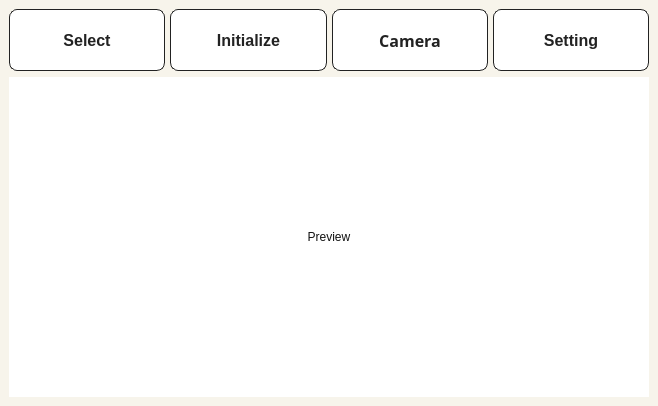
<?xml version="1.0" encoding="UTF-8"?>
<ui version="4.0">
 <class>MainWindow</class>
 <widget class="QMainWindow" name="MainWindow">
  <property name="enabled">
   <bool>true</bool>
  </property>
  <property name="geometry">
   <rect>
    <x>0</x>
    <y>0</y>
    <width>658</width>
    <height>406</height>
   </rect>
  </property>
  <property name="windowTitle">
   <string>GestureController</string>
  </property>
  <property name="styleSheet">
   <string notr="true">/*
Ubuntu Style Sheet for QT Applications
Author: Jaime A. Quiroga P.
Company: GTRONICK
Last updated: 01/10/2021 (dd/mm/yyyy), 15:18.
Available at: https://github.com/GTRONICK/QSS/blob/master/Ubuntu.qss
*/

* {
    font-family: 微軟正黑體, Arial; /* 设置字体族名称 */
}
QMainWindow {
	background-color:#f7f4eb;
	border-radius: 10px;
}
QCheckBox {
	padding:2px;
}
QCheckBox:hover {
	border:1px solid rgb(255,150,60);
	border-radius:4px;
	padding: 1px;
	background-color:qlineargradient(spread:pad, x1:0.5, y1:1, x2:0.5, y2:0, stop:0 rgba(190, 90, 50, 50), stop:1 rgba(250, 130, 40, 50));
}
QCheckBox::indicator:checked {
	border:1px solid rgb(246, 134, 86);
	border-radius:4px;
  	background-color:rgb(246, 134, 86)
}
QCheckBox::indicator:unchecked {
	border-width:1px solid rgb(246, 134, 86);
	border-radius:4px;
  	background-color:rgb(255,255,255);
}
QColorDialog {
	background-color:#f0f0f0;
}
QComboBox {
	color:rgb(81,72,65);
	background: #ffffff;
}
QComboBox:editable {
	selection-color:rgb(81,72,65);
	selection-background-color: #ffffff;
}
QComboBox QAbstractItemView {
	selection-color: #ffffff;
	selection-background-color: rgb(246, 134, 86);
}
QComboBox:!editable:on, QComboBox::drop-down:editable:on {
	color:  #1e1d23;	
}
QDateTimeEdit, QDateEdit, QDoubleSpinBox, QFontComboBox {
	color:rgb(81,72,65);
	background-color: #ffffff;
}

QDialog {
	background-color:#f0f0f0;
}

QLabel,QLineEdit {
	color:rgb(17,17,17);
}
QLineEdit {
	background-color:rgb(255,255,255);
	selection-background-color:rgb(236,116,64);
}
QMenuBar {
	color:rgb(223,219,210);
	background-color:rgb(65,64,59);
}
QMenuBar::item {
	padding-top:4px;
	padding-left:4px;
	padding-right:4px;
	color:rgb(223,219,210);
	background-color:rgb(65,64,59);
}
QMenuBar::item:selected {
	color:rgb(255,255,255);
	padding-top:2px;
	padding-left:2px;
	padding-right:2px;
	border-top-width:2px;
	border-left-width:2px;
	border-right-width:2px;
	border-top-right-radius:4px;
	border-top-left-radius:4px;
	border-style:solid;
	background-color:rgb(65,64,59);
	border-top-color: rgb(47,47,44);
	border-right-color: qlineargradient(spread:pad, x1:0, y1:1, x2:1, y2:0, stop:0 rgba(90, 87, 78, 255), stop:1 rgba(47,47,44, 255));
	border-left-color:  qlineargradient(spread:pad, x1:1, y1:0, x2:0, y2:0, stop:0 rgba(90, 87, 78, 255), stop:1 rgba(47,47,44, 255));
}
QMenu {
	color:rgb(223,219,210);
	background-color:rgb(65,64,59);
}
QMenu::item {
	color:rgb(223,219,210);
	padding:4px 10px 4px 20px;
}
QMenu::item:selected {
	color:rgb(255,255,255);
	background-color: qlineargradient(spread:pad, x1:0.5, y1:1, x2:0.5, y2:0, stop:0 rgba(225, 108, 54, 255), stop:1 rgba(246, 134, 86, 255));
	border-style:solid;
	border-width:3px;
	padding:4px 7px 4px 17px;
	border-bottom-color:qlineargradient(spread:pad, x1:0.5, y1:1, x2:0.5, y2:0, stop:0 rgba(175,85,48,255), stop:1 rgba(236,114,67, 255));
	border-top-color:qlineargradient(spread:pad, x1:0.5, y1:1, x2:0.5, y2:0, stop:0 rgba(253,156,113,255), stop:1 rgba(205,90,46, 255));
	border-right-color:qlineargradient(spread:pad, x1:0, y1:0.5, x2:1, y2:0.5, stop:0 rgba(253,156,113,255), stop:1 rgba(205,90,46, 255));
	border-left-color:qlineargradient(spread:pad, x1:1, y1:0.5, x2:0, y2:0.5, stop:0 rgba(253,156,113,255), stop:1 rgba(205,90,46, 255));
}
QPlainTextEdit {
	border: 1px solid transparent;
	color:rgb(17,17,17);
	selection-background-color:rgb(236,116,64);
    background-color: #FFFFFF;
}
QProgressBar {
	text-align: center;
	color: rgb(0, 0, 0);
	border: 1px inset rgb(150,150,150); 
	border-radius: 10px;
	background-color:rgb(221,221,219);
}
QProgressBar::chunk:horizontal {
	background-color: qlineargradient(spread:pad, x1:0.5, y1:1, x2:0.5, y2:0, stop:0 rgba(225, 108, 54, 255), stop:1 rgba(246, 134, 86, 255));
	border:1px solid;
	border-radius:8px;
	border-bottom-color:qlineargradient(spread:pad, x1:0.5, y1:1, x2:0.5, y2:0, stop:0 rgba(175,85,48,255), stop:1 rgba(236,114,67, 255));
	border-top-color:qlineargradient(spread:pad, x1:0.5, y1:1, x2:0.5, y2:0, stop:0 rgba(253,156,113,255), stop:1 rgba(205,90,46, 255));
	border-right-color:qlineargradient(spread:pad, x1:0, y1:0.5, x2:1, y2:0.5, stop:0 rgba(253,156,113,255), stop:1 rgba(205,90,46, 255));
	border-left-color:qlineargradient(spread:pad, x1:1, y1:0.5, x2:0, y2:0.5, stop:0 rgba(253,156,113,255), stop:1 rgba(205,90,46, 255));
}
QPushButton{
	/*color:rgb(17,17,17);
	border-width: 1px;
	border-radius: 6px;
	border-bottom-color: rgb(150,150,150);
	border-right-color: rgb(165,165,165);
	border-left-color: rgb(165,165,165);
	border-top-color: rgb(180,180,180);
	border-style: solid;
	padding: 4px;
	background-color: qlineargradient(spread:pad, x1:0.5, y1:1, x2:0.5, y2:0, stop:0 rgba(220, 220, 220, 255), stop:1 rgba(255, 255, 255, 255));*/
background-color: #FFFFFF;
  border: 1px solid #222222;
  border-radius: 8px;
  /*box-sizing: border-box;*/
  color: #222222;
  /*cursor: pointer;
  display: inline-block;*/
font-family: 微軟正黑體, Arial;   font-size: 16px;
  font-weight: 600;
  line-height: 20px;
  margin: 0;
  outline: none;
  padding: 13px 23px;
  position: relative;
  text-align: center;
  text-decoration: none;
  /*touch-action: manipulation;
  transition: box-shadow .2s,-ms-transform .1s,-webkit-transform .1s,transform .1s;
  user-select: none;
  -webkit-user-select: none;*/
  width: auto;
}
QPushButton:hover{
	/*color:rgb(17,17,17);
	border-width: 1px;
	border-radius:6px;
	border-top-color: rgb(255,150,60);
	border-right-color: qlineargradient(spread:pad, x1:0, y1:1, x2:1, y2:0, stop:0 rgba(200, 70, 20, 255), stop:1 rgba(255,150,60, 255));
	border-left-color:  qlineargradient(spread:pad, x1:1, y1:0, x2:0, y2:0, stop:0 rgba(200, 70, 20, 255), stop:1 rgba(255,150,60, 255));
	border-bottom-color: rgb(200,70,20);
	border-style: solid;
	padding: 2px;
	background-color: qlineargradient(spread:pad, x1:0.5, y1:1, x2:0.5, y2:0, stop:0 rgba(220, 220, 220, 255), stop:1 rgba(255, 255, 255, 255));*/
  color: #fff;
  background-color: #1A1A1A;
  /*box-shadow: rgba(0, 0, 0, 0.25) 0 8px 15px;
  transform: translateY(-2px);*/
}
QPushButton:default{
	color:rgb(17,17,17);
	border-width: 1px;
	border-radius:6px;
	border-top-color: rgb(255,150,60);
	border-right-color: qlineargradient(spread:pad, x1:0, y1:1, x2:1, y2:0, stop:0 rgba(200, 70, 20, 255), stop:1 rgba(255,150,60, 255));
	border-left-color:  qlineargradient(spread:pad, x1:1, y1:0, x2:0, y2:0, stop:0 rgba(200, 70, 20, 255), stop:1 rgba(255,150,60, 255));
	border-bottom-color: rgb(200,70,20);
	border-style: solid;
	padding: 2px;
	background-color: qlineargradient(spread:pad, x1:0.5, y1:1, x2:0.5, y2:0, stop:0 rgba(220, 220, 220, 255), stop:1 rgba(255, 255, 255, 255));
}
QPushButton:pressed{
	/*color:rgb(17,17,17);
	border-width: 1px;
	border-radius: 6px;
	border-width: 1px;
	border-top-color: rgba(255,150,60,200);
	border-right-color: qlineargradient(spread:pad, x1:0, y1:1, x2:1, y2:0, stop:0 rgba(200, 70, 20, 255), stop:1 rgba(255,150,60, 200));
	border-left-color:  qlineargradient(spread:pad, x1:1, y1:0, x2:0, y2:0, stop:0 rgba(200, 70, 20, 255), stop:1 rgba(255,150,60, 200));
	border-bottom-color: rgba(200,70,20,200);
	border-style: solid;
	padding: 2px;
	background-color: qlineargradient(spread:pad, x1:0.5, y1:0, x2:0.5, y2:1, stop:0 rgba(220, 220, 220, 255), stop:1 rgba(255, 255, 255, 255));*/
background-color: #F7F7F7;
  border-color: #000000;
  /*transform: scale(.96);*/
}
QPushButton:disabled{
	color:rgb(174,167,159);
	border-width: 1px;
	border-radius: 6px;
	background-color: qlineargradient(spread:pad, x1:0.5, y1:1, x2:0.5, y2:0, stop:0 rgba(200, 200, 200, 255), stop:1 rgba(230, 230, 230, 255));
}
QRadioButton {
	padding: 1px;
}
QRadioButton::indicator:checked {
	height: 10px;
	width: 10px;
	border-style:solid;
	border-radius:5px;
	border-width: 1px;
	border-color: rgba(246, 134, 86, 255);
	color: #a9b7c6;
	background-color:rgba(246, 134, 86, 255);
}
QRadioButton::indicator:!checked {
	height: 10px;
	width: 10px;
	border-style:solid;
	border-radius:5px;
	border-width: 1px;
	border-color: rgb(246, 134, 86);
	color: #a9b7c6;
	background-color: transparent;
}
QScrollArea {
	color: white;
	background-color:#f0f0f0;
}
QSlider::groove {
	border-style: solid;
	border-width: 1px;
	border-color: rgb(207,207,207);
}
QSlider::groove:horizontal {
	height: 5px;
	background: rgb(246, 134, 86);
}
QSlider::groove:vertical {
	width: 5px;
	background: rgb(246, 134, 86);
}
QSlider::handle:horizontal {
	background: rgb(253,253,253);
	border-style: solid;
	border-width: 1px;
	border-color: rgb(207,207,207);
	width: 12px;
	margin: -5px 0;
	border-radius: 7px;
}
QSlider::handle:vertical {
	background: rgb(253,253,253);
	border-style: solid;
	border-width: 1px;
	border-color: rgb(207,207,207);
	height: 12px;
	margin: 0 -5px;
	border-radius: 7px;
}
QSlider::add-page:horizontal, QSlider::add-page:vertical {
 	background: white;
}
QSlider::sub-page:horizontal, QSlider::sub-page:vertical {
	background: rgb(246, 134, 86);
}
QStatusBar, QSpinBox {
	color:rgb(81,72,65);
}
QSpinBox {
	background-color: #ffffff;
}
QScrollBar:horizontal {
	max-height: 20px;
	border: 1px transparent;
	margin: 0px 20px 0px 20px;
}
QScrollBar::handle:horizontal {
	background: rgb(253,253,253);
	border: 1px solid rgb(207,207,207);
	border-radius: 7px;
	min-width: 25px;
}
QScrollBar::handle:horizontal:hover {
	background: rgb(253,253,253);
	border: 1px solid rgb(255,150,60);
	border-radius: 7px;
	min-width: 25px;
}
QScrollBar::add-line:horizontal {
  	border: 1px solid rgb(207,207,207);
  	border-top-right-radius: 7px;
  	border-top-left-radius: 7px;
  	border-bottom-right-radius: 7px;
  	background: rgb(255, 255, 255);
  	width: 20px;
  	subcontrol-position: right;
  	subcontrol-origin: margin;
}
QScrollBar::add-line:horizontal:hover {
  	border: 1px solid rgb(255,150,60);
  	border-top-right-radius: 7px;
  	border-top-left-radius: 7px;
  	border-bottom-right-radius: 7px;
  	background: rgb(255, 255, 255);
  	width: 20px;
  	subcontrol-position: right;
  	subcontrol-origin: margin;
}
QScrollBar::add-line:horizontal:pressed {
  	border: 1px solid grey;
  	border-top-left-radius: 7px;
  	border-top-right-radius: 7px;
  	border-bottom-right-radius: 7px;
  	background: rgb(231,231,231);
  	width: 20px;
  	subcontrol-position: right;
  	subcontrol-origin: margin;
}
QScrollBar::sub-line:horizontal {
  	border: 1px solid rgb(207,207,207);
  	border-top-right-radius: 7px;
  	border-top-left-radius: 7px;
  	border-bottom-left-radius: 7px;
  	background: rgb(255, 255, 255);
  	width: 20px;
  	subcontrol-position: left;
  	subcontrol-origin: margin;
}
QScrollBar::sub-line:horizontal:hover {
  	border: 1px solid rgb(255,150,60);
  	border-top-right-radius: 7px;
  	border-top-left-radius: 7px;
  	border-bottom-left-radius: 7px;
  	background: rgb(255, 255, 255);
  	width: 20px;
  	subcontrol-position: left;
  	subcontrol-origin: margin;
}
QScrollBar::sub-line:horizontal:pressed {
  	border: 1px solid grey;
  	border-top-right-radius: 7px;
  	border-top-left-radius: 7px;
  	border-bottom-left-radius: 7px;
  	background: rgb(231,231,231);
  	width: 20px;
  	subcontrol-position: left;
  	subcontrol-origin: margin;
}
QScrollBar::left-arrow:horizontal {
  	border: 1px transparent grey;
  	border-top-left-radius: 3px;
  	border-bottom-left-radius: 3px;
  	width: 6px;
  	height: 6px;
  	background: rgb(230,230,230);
}
QScrollBar::right-arrow:horizontal {
	border: 1px transparent grey;
	border-top-right-radius: 3px;
	border-bottom-right-radius: 3px;
  	width: 6px;
  	height: 6px;
 	background: rgb(230,230,230);
}
QScrollBar::add-page:horizontal, QScrollBar::sub-page:horizontal {
 	background: none;
} 
QScrollBar:vertical {
	max-width: 20px;
	border: 1px transparent grey;
	margin: 20px 0px 20px 0px;
}
QScrollBar::add-line:vertical {
	border: 1px solid;
	border-color: rgb(207,207,207);
	border-bottom-right-radius: 7px;
	border-bottom-left-radius: 7px;
	border-top-left-radius: 7px;
	background: rgb(255, 255, 255);
  	height: 20px;
  	subcontrol-position: bottom;
  	subcontrol-origin: margin;
}
QScrollBar::add-line:vertical:hover {
  	border: 1px solid;
  	border-color: rgb(255,150,60);
  	border-bottom-right-radius: 7px;
  	border-bottom-left-radius: 7px;
  	border-top-left-radius: 7px;
  	background: rgb(255, 255, 255);
  	height: 20px;
  	subcontrol-position: bottom;
  	subcontrol-origin: margin;
}
QScrollBar::add-line:vertical:pressed {
  	border: 1px solid grey;
  	border-bottom-left-radius: 7px;
  	border-bottom-right-radius: 7px;
  	border-top-left-radius: 7px;
  	background: rgb(231,231,231);
  	height: 20px;
  	subcontrol-position: bottom;
  	subcontrol-origin: margin;
}
QScrollBar::sub-line:vertical {
  	border: 1px solid rgb(207,207,207);
  	border-top-right-radius: 7px;
  	border-top-left-radius: 7px;
  	border-bottom-left-radius: 7px;
  	background: rgb(255, 255, 255);
  	height: 20px;
  	subcontrol-position: top;
  	subcontrol-origin: margin;
}
QScrollBar::sub-line:vertical:hover {
  	border: 1px solid rgb(255,150,60);
  	border-top-right-radius: 7px;
  	border-top-left-radius: 7px;
  	border-bottom-left-radius: 7px;
	background: rgb(255, 255, 255);
  	height: 20px;
  	subcontrol-position: top;
  	subcontrol-origin: margin;
}
QScrollBar::sub-line:vertical:pressed {
  	border: 1px solid grey;
  	border-top-left-radius: 7px;
  	border-top-right-radius: 7px;
  	background: rgb(231,231,231);
 	height: 20px;
  	subcontrol-position: top;
  	subcontrol-origin: margin;
}
QScrollBar::handle:vertical {
	background: rgb(253,253,253);
	border: 1px solid rgb(207,207,207);
	border-radius: 7px;
	min-height: 25px;
}
QScrollBar::handle:vertical:hover {
	background: rgb(253,253,253);
	border: 1px solid rgb(255,150,60);
	border-radius: 7px;
	min-height: 25px;
}
QScrollBar::up-arrow:vertical {
	border: 1px transparent grey;
  	border-top-left-radius: 3px;
	border-top-right-radius: 3px;
  	width: 6px;
  	height: 6px;
  	background: rgb(230,230,230);
}
QScrollBar::down-arrow:vertical {
  	border: 1px transparent grey;
  	border-bottom-left-radius: 3px;
  	border-bottom-right-radius: 3px;
  	width: 6px;
  	height: 6px;
  	background: rgb(230,230,230);
}
QScrollBar::add-page:vertical, QScrollBar::sub-page:vertical {
  	background: none;
}
QTabWidget {
	color:rgb(0,0,0);
	background-color:rgb(247,246,246);
}
QTabWidget::pane {
	border-color: rgb(180,180,180);
	background-color:rgb(247,246,246);
	border-style: solid;
	border-width: 1px;
  	border-radius: 6px;
}
QTabBar::tab {
	padding-left:4px;
	padding-right:4px;
	padding-bottom:2px;
	padding-top:2px;
	color:rgb(81,72,65);
  	background-color: qlineargradient(spread:pad, x1:0.5, y1:1, x2:0.5, y2:0, stop:0 rgba(221,218,217,255), stop:1 rgba(240,239,238,255));
	border-style: solid;
	border-width: 1px;
  	border-top-right-radius:4px;
	border-top-left-radius:4px;
	border-top-color: rgb(180,180,180);
	border-left-color: rgb(180,180,180);
	border-right-color: rgb(180,180,180);
	border-bottom-color: transparent;
}
QTabBar::tab:selected, QTabBar::tab:last:selected, QTabBar::tab:hover {
  	background-color:rgb(247,246,246);
  	margin-left: 0px;
  	margin-right: 1px;
}
QTabBar::tab:!selected {
	margin-top: 1px;
	margin-right: 1px;
}
QTextEdit {
	border-width: 1px;
	border-style: solid;
	border-color:transparent;
	color:rgb(17,17,17);
	selection-background-color:rgb(236,116,64);
}
QTimeEdit, QToolBox, QToolBox::tab, QToolBox::tab:selected {
	color:rgb(81,72,65);
	background-color: #ffffff;
}</string>
  </property>
  <property name="animated">
   <bool>false</bool>
  </property>
  <widget class="QWidget" name="centralwidget">
   <layout class="QGridLayout" name="gridLayout">
    <item row="0" column="0">
     <layout class="QHBoxLayout" name="horizontalLayout" stretch="0,0,0,0">
      <property name="spacing">
       <number>5</number>
      </property>
      <property name="sizeConstraint">
       <enum>QLayout::SetDefaultConstraint</enum>
      </property>
      <property name="leftMargin">
       <number>0</number>
      </property>
      <property name="rightMargin">
       <number>0</number>
      </property>
      <item>
       <widget class="QPushButton" name="pushButton_pt">
        <property name="sizePolicy">
         <sizepolicy hsizetype="Preferred" vsizetype="Preferred">
          <horstretch>0</horstretch>
          <verstretch>0</verstretch>
         </sizepolicy>
        </property>
        <property name="minimumSize">
         <size>
          <width>40</width>
          <height>60</height>
         </size>
        </property>
        <property name="maximumSize">
         <size>
          <width>160</width>
          <height>100</height>
         </size>
        </property>
        <property name="sizeIncrement">
         <size>
          <width>8</width>
          <height>5</height>
         </size>
        </property>
        <property name="text">
         <string>Select</string>
        </property>
       </widget>
      </item>
      <item>
       <widget class="QPushButton" name="pushButton_init">
        <property name="sizePolicy">
         <sizepolicy hsizetype="Preferred" vsizetype="Preferred">
          <horstretch>0</horstretch>
          <verstretch>0</verstretch>
         </sizepolicy>
        </property>
        <property name="minimumSize">
         <size>
          <width>40</width>
          <height>60</height>
         </size>
        </property>
        <property name="maximumSize">
         <size>
          <width>160</width>
          <height>100</height>
         </size>
        </property>
        <property name="text">
         <string>Initialize</string>
        </property>
       </widget>
      </item>
      <item>
       <widget class="QPushButton" name="pushButton_sht">
        <property name="sizePolicy">
         <sizepolicy hsizetype="Preferred" vsizetype="Preferred">
          <horstretch>0</horstretch>
          <verstretch>0</verstretch>
         </sizepolicy>
        </property>
        <property name="minimumSize">
         <size>
          <width>40</width>
          <height>60</height>
         </size>
        </property>
        <property name="maximumSize">
         <size>
          <width>160</width>
          <height>100</height>
         </size>
        </property>
        <property name="font">
         <font>
          <family>微軟正黑體,Arial</family>
          <pointsize>-1</pointsize>
          <weight>75</weight>
          <bold>true</bold>
          <underline>false</underline>
          <strikeout>false</strikeout>
         </font>
        </property>
        <property name="text">
         <string>Camera</string>
        </property>
       </widget>
      </item>
      <item>
       <widget class="QPushButton" name="pushButton_setting">
        <property name="enabled">
         <bool>true</bool>
        </property>
        <property name="sizePolicy">
         <sizepolicy hsizetype="Preferred" vsizetype="Preferred">
          <horstretch>0</horstretch>
          <verstretch>0</verstretch>
         </sizepolicy>
        </property>
        <property name="maximumSize">
         <size>
          <width>165</width>
          <height>100</height>
         </size>
        </property>
        <property name="text">
         <string>Setting</string>
        </property>
       </widget>
      </item>
     </layout>
    </item>
    <item row="1" column="0">
     <widget class="QLabel" name="label">
      <property name="enabled">
       <bool>true</bool>
      </property>
      <property name="sizePolicy">
       <sizepolicy hsizetype="Preferred" vsizetype="Preferred">
        <horstretch>16</horstretch>
        <verstretch>9</verstretch>
       </sizepolicy>
      </property>
      <property name="minimumSize">
       <size>
        <width>640</width>
        <height>320</height>
       </size>
      </property>
      <property name="maximumSize">
       <size>
        <width>640</width>
        <height>320</height>
       </size>
      </property>
      <property name="sizeIncrement">
       <size>
        <width>16</width>
        <height>9</height>
       </size>
      </property>
      <property name="baseSize">
       <size>
        <width>640</width>
        <height>320</height>
       </size>
      </property>
      <property name="mouseTracking">
       <bool>true</bool>
      </property>
      <property name="layoutDirection">
       <enum>Qt::LeftToRight</enum>
      </property>
      <property name="styleSheet">
       <string notr="true">background-color: rgb(255, 255, 255);</string>
      </property>
      <property name="text">
       <string>Preview</string>
      </property>
      <property name="textFormat">
       <enum>Qt::RichText</enum>
      </property>
      <property name="alignment">
       <set>Qt::AlignCenter</set>
      </property>
      <property name="margin">
       <number>1</number>
      </property>
     </widget>
    </item>
   </layout>
  </widget>
 </widget>
 <resources/>
 <connections/>
</ui>
